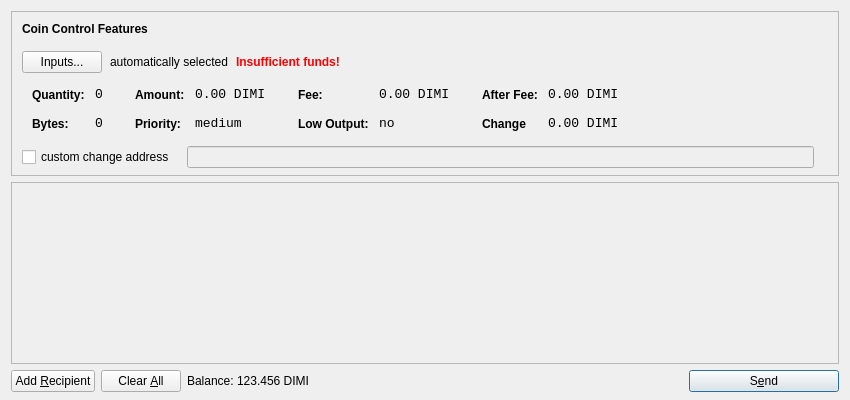
<?xml version="1.0" encoding="UTF-8"?>
<ui version="4.0">
 <class>SendCoinsDialog</class>
 <widget class="QDialog" name="SendCoinsDialog">
  <property name="geometry">
   <rect>
    <x>0</x>
    <y>0</y>
    <width>850</width>
    <height>400</height>
   </rect>
  </property>
  <property name="windowTitle">
   <string>Send Coins</string>
  </property>
  <layout class="QVBoxLayout" name="verticalLayout" stretch="0,1,0">
   <property name="bottomMargin">
    <number>8</number>
   </property>
   <item>
    <widget class="QFrame" name="frameCoinControl">
     <property name="sizePolicy">
      <sizepolicy hsizetype="Expanding" vsizetype="Expanding">
       <horstretch>0</horstretch>
       <verstretch>0</verstretch>
      </sizepolicy>
     </property>
     <property name="maximumSize">
      <size>
       <width>16777215</width>
       <height>16777215</height>
      </size>
     </property>
     <property name="frameShape">
      <enum>QFrame::StyledPanel</enum>
     </property>
     <property name="frameShadow">
      <enum>QFrame::Sunken</enum>
     </property>
     <layout class="QVBoxLayout" name="verticalLayoutCoinControl2">
      <property name="spacing">
       <number>-1</number>
      </property>
      <property name="leftMargin">
       <number>0</number>
      </property>
      <property name="topMargin">
       <number>0</number>
      </property>
      <property name="rightMargin">
       <number>0</number>
      </property>
      <property name="bottomMargin">
       <number>6</number>
      </property>
      <item>
       <layout class="QVBoxLayout" name="verticalLayoutCoinControl" stretch="0,0,0,0,1">
        <property name="spacing">
         <number>0</number>
        </property>
        <property name="leftMargin">
         <number>10</number>
        </property>
        <property name="topMargin">
         <number>10</number>
        </property>
        <item>
         <layout class="QHBoxLayout" name="horizontalLayoutCoinControl1">
          <property name="bottomMargin">
           <number>15</number>
          </property>
          <item>
           <widget class="QLabel" name="labelCoinControlFeatures">
            <property name="sizePolicy">
             <sizepolicy hsizetype="Preferred" vsizetype="Maximum">
              <horstretch>0</horstretch>
              <verstretch>0</verstretch>
             </sizepolicy>
            </property>
            <property name="font">
             <font>
              <weight>75</weight>
              <bold>true</bold>
             </font>
            </property>
            <property name="styleSheet">
             <string notr="true">font-weight:bold;</string>
            </property>
            <property name="text">
             <string>Coin Control Features</string>
            </property>
           </widget>
          </item>
         </layout>
        </item>
        <item>
         <layout class="QHBoxLayout" name="horizontalLayoutCoinControl2" stretch="0,0,0,0">
          <property name="spacing">
           <number>8</number>
          </property>
          <property name="bottomMargin">
           <number>10</number>
          </property>
          <item>
           <widget class="QPushButton" name="pushButtonCoinControl">
            <property name="styleSheet">
             <string notr="true"/>
            </property>
            <property name="text">
             <string>Inputs...</string>
            </property>
           </widget>
          </item>
          <item>
           <widget class="QLabel" name="labelCoinControlAutomaticallySelected">
            <property name="text">
             <string>automatically selected</string>
            </property>
            <property name="margin">
             <number>5</number>
            </property>
           </widget>
          </item>
          <item>
           <widget class="QLabel" name="labelCoinControlInsuffFunds">
            <property name="font">
             <font>
              <weight>75</weight>
              <bold>true</bold>
             </font>
            </property>
            <property name="styleSheet">
             <string notr="true">color:red;font-weight:bold;</string>
            </property>
            <property name="text">
             <string>Insufficient funds!</string>
            </property>
            <property name="margin">
             <number>5</number>
            </property>
           </widget>
          </item>
          <item>
           <spacer name="horizontalSpacerCoinControl">
            <property name="orientation">
             <enum>Qt::Horizontal</enum>
            </property>
            <property name="sizeHint" stdset="0">
             <size>
              <width>40</width>
              <height>1</height>
             </size>
            </property>
           </spacer>
          </item>
         </layout>
        </item>
        <item>
         <widget class="QWidget" name="widgetCoinControl" native="true">
          <property name="sizePolicy">
           <sizepolicy hsizetype="Preferred" vsizetype="Preferred">
            <horstretch>0</horstretch>
            <verstretch>0</verstretch>
           </sizepolicy>
          </property>
          <property name="minimumSize">
           <size>
            <width>0</width>
            <height>0</height>
           </size>
          </property>
          <property name="styleSheet">
           <string notr="true"/>
          </property>
          <layout class="QHBoxLayout" name="horizontalLayoutCoinControl5">
           <property name="margin">
            <number>0</number>
           </property>
           <item>
            <layout class="QHBoxLayout" name="horizontalLayoutCoinControl3" stretch="0,0,0,1">
             <property name="spacing">
              <number>20</number>
             </property>
             <property name="topMargin">
              <number>0</number>
             </property>
             <property name="bottomMargin">
              <number>10</number>
             </property>
             <item>
              <layout class="QFormLayout" name="formLayoutCoinControl1">
               <property name="horizontalSpacing">
                <number>10</number>
               </property>
               <property name="verticalSpacing">
                <number>14</number>
               </property>
               <property name="leftMargin">
                <number>10</number>
               </property>
               <property name="topMargin">
                <number>4</number>
               </property>
               <property name="rightMargin">
                <number>6</number>
               </property>
               <item row="0" column="0">
                <widget class="QLabel" name="labelCoinControlQuantityText">
                 <property name="styleSheet">
                  <string notr="true">font-weight:bold;</string>
                 </property>
                 <property name="text">
                  <string>Quantity:</string>
                 </property>
                 <property name="margin">
                  <number>0</number>
                 </property>
                </widget>
               </item>
               <item row="0" column="1">
                <widget class="QLabel" name="labelCoinControlQuantity">
                 <property name="font">
                  <font>
                   <family>Monospace</family>
                   <pointsize>10</pointsize>
                  </font>
                 </property>
                 <property name="cursor">
                  <cursorShape>IBeamCursor</cursorShape>
                 </property>
                 <property name="contextMenuPolicy">
                  <enum>Qt::ActionsContextMenu</enum>
                 </property>
                 <property name="text">
                  <string>0</string>
                 </property>
                 <property name="margin">
                  <number>0</number>
                 </property>
                 <property name="textInteractionFlags">
                  <set>Qt::LinksAccessibleByMouse|Qt::TextSelectableByKeyboard|Qt::TextSelectableByMouse</set>
                 </property>
                </widget>
               </item>
               <item row="1" column="0">
                <widget class="QLabel" name="labelCoinControlBytesText">
                 <property name="styleSheet">
                  <string notr="true">font-weight:bold;</string>
                 </property>
                 <property name="text">
                  <string>Bytes:</string>
                 </property>
                </widget>
               </item>
               <item row="1" column="1">
                <widget class="QLabel" name="labelCoinControlBytes">
                 <property name="font">
                  <font>
                   <family>Monospace</family>
                   <pointsize>10</pointsize>
                  </font>
                 </property>
                 <property name="cursor">
                  <cursorShape>IBeamCursor</cursorShape>
                 </property>
                 <property name="contextMenuPolicy">
                  <enum>Qt::ActionsContextMenu</enum>
                 </property>
                 <property name="text">
                  <string>0</string>
                 </property>
                 <property name="textInteractionFlags">
                  <set>Qt::LinksAccessibleByMouse|Qt::TextSelectableByKeyboard|Qt::TextSelectableByMouse</set>
                 </property>
                </widget>
               </item>
              </layout>
             </item>
             <item>
              <layout class="QFormLayout" name="formLayoutCoinControl2">
               <property name="horizontalSpacing">
                <number>10</number>
               </property>
               <property name="verticalSpacing">
                <number>14</number>
               </property>
               <property name="leftMargin">
                <number>6</number>
               </property>
               <property name="topMargin">
                <number>4</number>
               </property>
               <property name="rightMargin">
                <number>6</number>
               </property>
               <item row="0" column="0">
                <widget class="QLabel" name="labelCoinControlAmountText">
                 <property name="styleSheet">
                  <string notr="true">font-weight:bold;</string>
                 </property>
                 <property name="text">
                  <string>Amount:</string>
                 </property>
                 <property name="margin">
                  <number>0</number>
                 </property>
                </widget>
               </item>
               <item row="0" column="1">
                <widget class="QLabel" name="labelCoinControlAmount">
                 <property name="font">
                  <font>
                   <family>Monospace</family>
                   <pointsize>10</pointsize>
                  </font>
                 </property>
                 <property name="cursor">
                  <cursorShape>IBeamCursor</cursorShape>
                 </property>
                 <property name="contextMenuPolicy">
                  <enum>Qt::ActionsContextMenu</enum>
                 </property>
                 <property name="text">
                  <string notr="true">0.00 DIMI</string>
                 </property>
                 <property name="textInteractionFlags">
                  <set>Qt::LinksAccessibleByMouse|Qt::TextSelectableByKeyboard|Qt::TextSelectableByMouse</set>
                 </property>
                </widget>
               </item>
               <item row="1" column="0">
                <widget class="QLabel" name="labelCoinControlPriorityText">
                 <property name="styleSheet">
                  <string notr="true">font-weight:bold;</string>
                 </property>
                 <property name="text">
                  <string>Priority:</string>
                 </property>
                </widget>
               </item>
               <item row="1" column="1">
                <widget class="QLabel" name="labelCoinControlPriority">
                 <property name="font">
                  <font>
                   <family>Monospace</family>
                   <pointsize>10</pointsize>
                  </font>
                 </property>
                 <property name="cursor">
                  <cursorShape>IBeamCursor</cursorShape>
                 </property>
                 <property name="contextMenuPolicy">
                  <enum>Qt::ActionsContextMenu</enum>
                 </property>
                 <property name="text">
                  <string>medium</string>
                 </property>
                 <property name="textInteractionFlags">
                  <set>Qt::LinksAccessibleByMouse|Qt::TextSelectableByKeyboard|Qt::TextSelectableByMouse</set>
                 </property>
                </widget>
               </item>
              </layout>
             </item>
             <item>
              <layout class="QFormLayout" name="formLayoutCoinControl3">
               <property name="horizontalSpacing">
                <number>10</number>
               </property>
               <property name="verticalSpacing">
                <number>14</number>
               </property>
               <property name="leftMargin">
                <number>6</number>
               </property>
               <property name="topMargin">
                <number>4</number>
               </property>
               <property name="rightMargin">
                <number>6</number>
               </property>
               <item row="0" column="0">
                <widget class="QLabel" name="labelCoinControlFeeText">
                 <property name="styleSheet">
                  <string notr="true">font-weight:bold;</string>
                 </property>
                 <property name="text">
                  <string>Fee:</string>
                 </property>
                 <property name="margin">
                  <number>0</number>
                 </property>
                </widget>
               </item>
               <item row="0" column="1">
                <widget class="QLabel" name="labelCoinControlFee">
                 <property name="font">
                  <font>
                   <family>Monospace</family>
                   <pointsize>10</pointsize>
                  </font>
                 </property>
                 <property name="cursor">
                  <cursorShape>IBeamCursor</cursorShape>
                 </property>
                 <property name="contextMenuPolicy">
                  <enum>Qt::ActionsContextMenu</enum>
                 </property>
                 <property name="text">
                  <string notr="true">0.00 DIMI</string>
                 </property>
                 <property name="textInteractionFlags">
                  <set>Qt::LinksAccessibleByMouse|Qt::TextSelectableByKeyboard|Qt::TextSelectableByMouse</set>
                 </property>
                </widget>
               </item>
               <item row="1" column="0">
                <widget class="QLabel" name="labelCoinControlLowOutputText">
                 <property name="styleSheet">
                  <string notr="true">font-weight:bold;</string>
                 </property>
                 <property name="text">
                  <string>Low Output:</string>
                 </property>
                </widget>
               </item>
               <item row="1" column="1">
                <widget class="QLabel" name="labelCoinControlLowOutput">
                 <property name="font">
                  <font>
                   <family>Monospace</family>
                   <pointsize>10</pointsize>
                  </font>
                 </property>
                 <property name="cursor">
                  <cursorShape>IBeamCursor</cursorShape>
                 </property>
                 <property name="contextMenuPolicy">
                  <enum>Qt::ActionsContextMenu</enum>
                 </property>
                 <property name="text">
                  <string>no</string>
                 </property>
                 <property name="textInteractionFlags">
                  <set>Qt::LinksAccessibleByMouse|Qt::TextSelectableByKeyboard|Qt::TextSelectableByMouse</set>
                 </property>
                </widget>
               </item>
              </layout>
             </item>
             <item>
              <layout class="QFormLayout" name="formLayoutCoinControl4">
               <property name="horizontalSpacing">
                <number>10</number>
               </property>
               <property name="verticalSpacing">
                <number>14</number>
               </property>
               <property name="leftMargin">
                <number>6</number>
               </property>
               <property name="topMargin">
                <number>4</number>
               </property>
               <property name="rightMargin">
                <number>6</number>
               </property>
               <item row="0" column="0">
                <widget class="QLabel" name="labelCoinControlAfterFeeText">
                 <property name="styleSheet">
                  <string notr="true">font-weight:bold;</string>
                 </property>
                 <property name="text">
                  <string>After Fee:</string>
                 </property>
                 <property name="margin">
                  <number>0</number>
                 </property>
                </widget>
               </item>
               <item row="0" column="1">
                <widget class="QLabel" name="labelCoinControlAfterFee">
                 <property name="font">
                  <font>
                   <family>Monospace</family>
                   <pointsize>10</pointsize>
                  </font>
                 </property>
                 <property name="cursor">
                  <cursorShape>IBeamCursor</cursorShape>
                 </property>
                 <property name="contextMenuPolicy">
                  <enum>Qt::ActionsContextMenu</enum>
                 </property>
                 <property name="text">
                  <string notr="true">0.00 DIMI</string>
                 </property>
                 <property name="textInteractionFlags">
                  <set>Qt::LinksAccessibleByMouse|Qt::TextSelectableByKeyboard|Qt::TextSelectableByMouse</set>
                 </property>
                </widget>
               </item>
               <item row="1" column="0">
                <widget class="QLabel" name="labelCoinControlChangeText">
                 <property name="styleSheet">
                  <string notr="true">font-weight:bold;</string>
                 </property>
                 <property name="text">
                  <string>Change</string>
                 </property>
                </widget>
               </item>
               <item row="1" column="1">
                <widget class="QLabel" name="labelCoinControlChange">
                 <property name="font">
                  <font>
                   <family>Monospace</family>
                   <pointsize>10</pointsize>
                  </font>
                 </property>
                 <property name="cursor">
                  <cursorShape>IBeamCursor</cursorShape>
                 </property>
                 <property name="contextMenuPolicy">
                  <enum>Qt::ActionsContextMenu</enum>
                 </property>
                 <property name="text">
                  <string notr="true">0.00 DIMI</string>
                 </property>
                 <property name="textInteractionFlags">
                  <set>Qt::LinksAccessibleByMouse|Qt::TextSelectableByKeyboard|Qt::TextSelectableByMouse</set>
                 </property>
                </widget>
               </item>
              </layout>
             </item>
            </layout>
           </item>
          </layout>
         </widget>
        </item>
        <item>
         <layout class="QHBoxLayout" name="horizontalLayoutCoinControl4" stretch="0,0,0">
          <property name="spacing">
           <number>12</number>
          </property>
          <property name="sizeConstraint">
           <enum>QLayout::SetDefaultConstraint</enum>
          </property>
          <property name="topMargin">
           <number>5</number>
          </property>
          <property name="rightMargin">
           <number>5</number>
          </property>
          <item>
           <widget class="QCheckBox" name="checkBoxCoinControlChange">
            <property name="text">
             <string>custom change address</string>
            </property>
           </widget>
          </item>
          <item>
           <widget class="QLineEdit" name="lineEditCoinControlChange">
            <property name="enabled">
             <bool>false</bool>
            </property>
            <property name="sizePolicy">
             <sizepolicy hsizetype="Expanding" vsizetype="Fixed">
              <horstretch>0</horstretch>
              <verstretch>0</verstretch>
             </sizepolicy>
            </property>
           </widget>
          </item>
          <item>
           <widget class="QLabel" name="labelCoinControlChangeLabel">
            <property name="sizePolicy">
             <sizepolicy hsizetype="Preferred" vsizetype="Expanding">
              <horstretch>0</horstretch>
              <verstretch>0</verstretch>
             </sizepolicy>
            </property>
            <property name="minimumSize">
             <size>
              <width>0</width>
              <height>0</height>
             </size>
            </property>
            <property name="text">
             <string/>
            </property>
            <property name="margin">
             <number>3</number>
            </property>
           </widget>
          </item>
         </layout>
        </item>
        <item>
         <spacer name="verticalSpacerCoinControl">
          <property name="orientation">
           <enum>Qt::Vertical</enum>
          </property>
          <property name="sizeHint" stdset="0">
           <size>
            <width>800</width>
            <height>1</height>
           </size>
          </property>
         </spacer>
        </item>
       </layout>
      </item>
     </layout>
    </widget>
   </item>
   <item>
    <widget class="QScrollArea" name="scrollArea">
     <property name="widgetResizable">
      <bool>true</bool>
     </property>
     <widget class="QWidget" name="scrollAreaWidgetContents">
      <property name="geometry">
       <rect>
        <x>0</x>
        <y>0</y>
        <width>830</width>
        <height>165</height>
       </rect>
      </property>
      <layout class="QVBoxLayout" name="verticalLayout_2">
       <property name="margin">
        <number>0</number>
       </property>
       <item>
        <layout class="QVBoxLayout" name="entries">
         <property name="spacing">
          <number>6</number>
         </property>
        </layout>
       </item>
       <item>
        <spacer name="verticalSpacer">
         <property name="orientation">
          <enum>Qt::Vertical</enum>
         </property>
         <property name="sizeHint" stdset="0">
          <size>
           <width>20</width>
           <height>40</height>
          </size>
         </property>
        </spacer>
       </item>
      </layout>
     </widget>
    </widget>
   </item>
   <item>
    <layout class="QHBoxLayout" name="horizontalLayout">
     <item>
      <widget class="QPushButton" name="addButton">
       <property name="toolTip">
        <string>Send to multiple recipients at once</string>
       </property>
       <property name="text">
        <string>Add &amp;Recipient</string>
       </property>
       <property name="autoDefault">
        <bool>false</bool>
       </property>
      </widget>
     </item>
     <item>
      <widget class="QPushButton" name="clearButton">
       <property name="sizePolicy">
        <sizepolicy hsizetype="Minimum" vsizetype="Fixed">
         <horstretch>0</horstretch>
         <verstretch>0</verstretch>
        </sizepolicy>
       </property>
       <property name="toolTip">
        <string>Remove all transaction fields</string>
       </property>
       <property name="text">
        <string>Clear &amp;All</string>
       </property>
       <property name="autoRepeatDelay">
        <number>300</number>
       </property>
       <property name="autoDefault">
        <bool>false</bool>
       </property>
      </widget>
     </item>
     <item>
      <layout class="QHBoxLayout" name="horizontalLayout_2">
       <property name="spacing">
        <number>3</number>
       </property>
       <item>
        <widget class="QLabel" name="label">
         <property name="sizePolicy">
          <sizepolicy hsizetype="Preferred" vsizetype="Fixed">
           <horstretch>0</horstretch>
           <verstretch>0</verstretch>
          </sizepolicy>
         </property>
         <property name="text">
          <string>Balance:</string>
         </property>
        </widget>
       </item>
       <item>
        <widget class="QLabel" name="labelBalance">
         <property name="sizePolicy">
          <sizepolicy hsizetype="Preferred" vsizetype="Fixed">
           <horstretch>0</horstretch>
           <verstretch>0</verstretch>
          </sizepolicy>
         </property>
         <property name="cursor">
          <cursorShape>IBeamCursor</cursorShape>
         </property>
         <property name="text">
          <string notr="true">123.456 DIMI</string>
         </property>
         <property name="textInteractionFlags">
          <set>Qt::LinksAccessibleByMouse|Qt::TextSelectableByKeyboard|Qt::TextSelectableByMouse</set>
         </property>
        </widget>
       </item>
      </layout>
     </item>
     <item>
      <spacer name="horizontalSpacer">
       <property name="orientation">
        <enum>Qt::Horizontal</enum>
       </property>
       <property name="sizeHint" stdset="0">
        <size>
         <width>40</width>
         <height>20</height>
        </size>
       </property>
      </spacer>
     </item>
     <item>
      <widget class="QPushButton" name="sendButton">
       <property name="minimumSize">
        <size>
         <width>150</width>
         <height>0</height>
        </size>
       </property>
       <property name="toolTip">
        <string>Confirm the send action</string>
       </property>
       <property name="text">
        <string>S&amp;end</string>
       </property>
       <property name="icon">
        <iconset resource="../bitcoin.qrc">
         <normaloff>:/icons/send</normaloff>:/icons/send</iconset>
       </property>
       <property name="default">
        <bool>true</bool>
       </property>
      </widget>
     </item>
    </layout>
   </item>
  </layout>
 </widget>
 <resources>
  <include location="../bitcoin.qrc"/>
 </resources>
 <connections/>
</ui>
